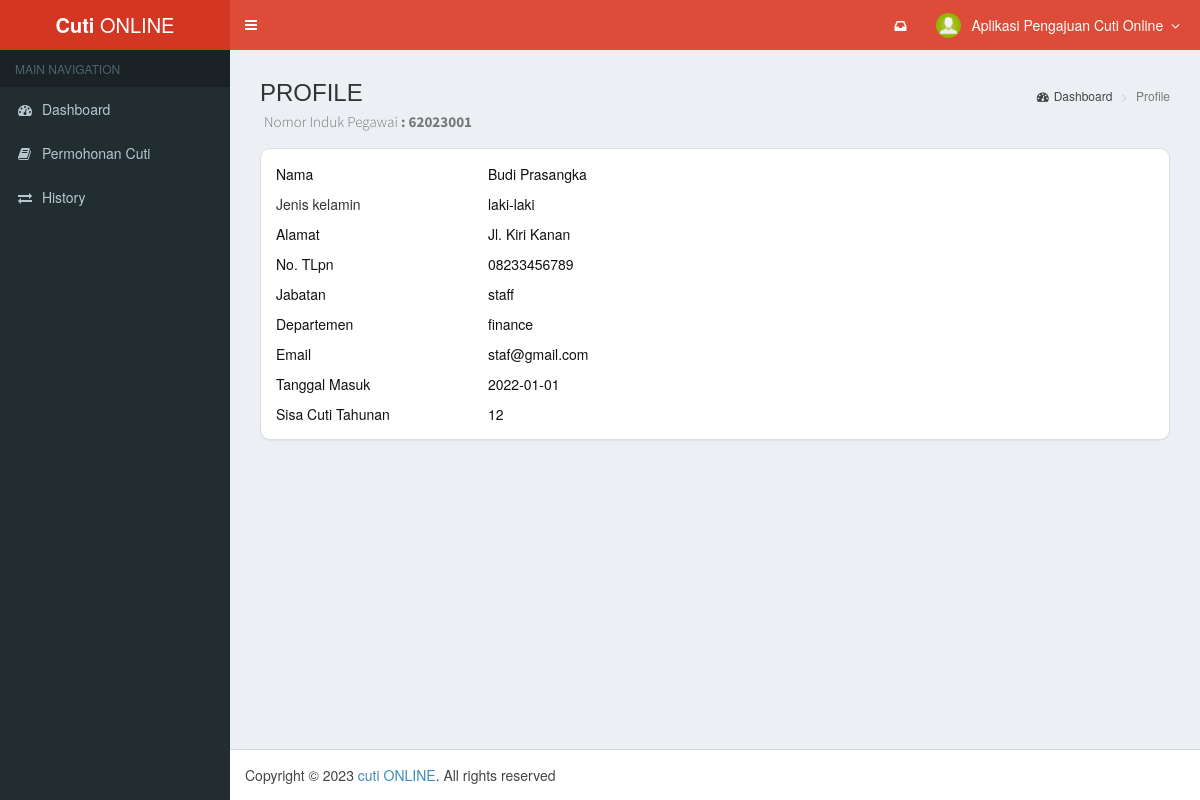
Before: /home-pegawai.php (signed in) with the older database file.
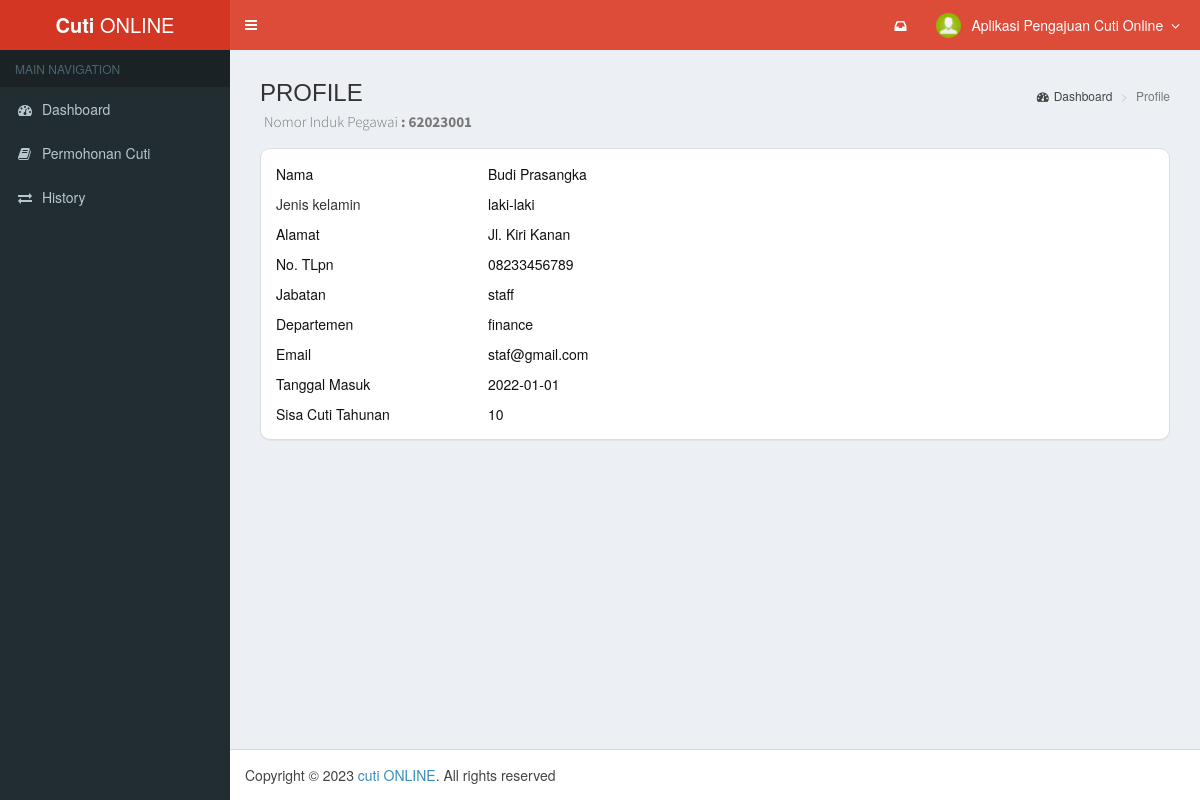
After: the same page with the newer database file.
### tables this page shows
CREATE TABLE `tb_users` (
  `nik` varchar(10) NOT NULL,
  `username` varchar(64) NOT NULL,
  `password` varchar(255) NOT NULL,
  `nama_peg` varchar(255) NOT NULL,
  `jk` varchar(255) NOT NULL,
  `jabatan` varchar(255) NOT NULL,
  `hak_akses` varchar(20) NOT NULL,
  `tmpt_lahir` varchar(255) NOT NULL,
  `tgl_lahir` date NOT NULL,
  `agama` varchar(255) NOT NULL,
  `status` varchar(255) NOT NULL,
  `telp` varchar(255) NOT NULL,
  `alamat` text NOT NULL,
  `hak_cuti_tahunan` int(11) NOT NULL,
  `cuti_hamil` int(11) NOT NULL,
  `email` varchar(255) NOT NULL,
  `departemen` varchar(255) NOT NULL,
  `tgl_masuk` date NOT NULL,
  `soft_delete` tinyint(1) NOT NULL DEFAULT 0,
  `id_atas` varchar(255) DEFAULT NULL,
  `approval` tinyint(1) DEFAULT 0
);

### dashboard-pegawai.php (the view, shortened to what this page needs)
<section class="content-header">
  <h1>PROFILE</h1>
  <h1><small>Nomor Induk Pegawai<b> :
        <?= $_SESSION['nik'] ?></b>
    </small></h1>
  <ol class="breadcrumb">
    <li><a href="home-admin.php"><i class="fa fa-dashboard"></i>Dashboard</a></li>
    <li class="active">Profile</li>
  </ol>
</section>
<?php
include './dist/koneksi.php';
$ambilData = mysqli_query($con, "SELECT * FROM tb_users WHERE nik='$_SESSION[nik]'");
$hasil = mysqli_fetch_array($ambilData);
?>
<section class="content">
  <div class="panel panel-default" style="background-color: white;border-radius:10px">
    <div class="panel-body">
      <div class="row">
        <div class="col-xs-3">
          <div class="text-black">Nama</a></div>
        </div>
        <div class="col-xs-">
          <div class="text-black"><?= $hasil['nama_peg']; ?></div>
        </div>
      </div>
      <div class="row" style="margin-top: 10px;">
        <div class="col-xs-3">
          Jenis kelamin </div>
        <div class="col-xs-">
          <div class="text-black"><?= $hasil['jk']; ?></div>
        </div>
      </div>
      <div class="row" style="margin-top: 10px;">
        <div class="col-xs-3">
          <div class="text-black">Alamat</a></div>
        </div>
        <div class="col-xs-">
          <div class="text-black"><?= $hasil['alamat']; ?></div>
        </div>
      </div>
      <div class="row" style="margin-top: 10px;">
        <div class="col-xs-3">
          <div class="text-black">No. TLpn</a></div>
        </div>
        <div class="col-xs-">
          <div class="text-black"><?= $hasil['telp']; ?></div>
        </div>
      </div>
      <div class="row" style="margin-top: 10px;">
        <div class="col-xs-3">
          <div class="text-black">Jabatan</a></div>
        </div>
        <div class="col-xs-">
          <div class="text-black"><?= $hasil['jabatan']; ?></div>
        </div>
      </div>
      <div class="row" style="margin-top: 10px;">
        <div class="col-xs-3">
          <div class="text-black">Departemen</a></div>
        </div>
        <div class="col-xs-">
          <div class="text-black"><?= $hasil['departemen']; ?></div>
        </div>
      </div>
      <div class="row" style="margin-top: 10px;">
        <div class="col-xs-3">
          <div class="text-black">Email</a></div>
        </div>
        <div class="col-xs-">
          <div class="text-black"><?= $hasil['email']; ?></div>
        </div>
      </div>
      <div class="row" style="margin-top: 10px;">
        <div class="col-xs-3">
          <div class="text-black">Tanggal Masuk</a></div>
        </div>
        <div class="col-xs-">
          <div class="text-black"><?= $hasil['tgl_masuk']; ?></div>
        </div>
      </div>
      <div class="row" style="margin-top: 10px;">
        <div class="col-xs-3">
          <div class="text-black">Sisa Cuti Tahunan</a></div>
        </div>
        <div class="col-xs-">
          <div class="text-black"><?= $hasil['hak_cuti_tahunan']; ?></div>
        </div>
      </div>
    </div>
  </div>
</section>

### home-pegawai.php (shortened to what this page needs)
<!DOCTYPE html>
<html>
<head>
  <link rel="stylesheet" href="bootstrap/css/bootstrap.min.css">
  <link rel="stylesheet" href="bootstrap/css/bootstrap.css">
  <link rel="stylesheet" href="dist/css/font-awesome.min.css">
  <link rel="stylesheet" href="dist/css/ionicons.min.css">
  <link rel="stylesheet" href="dist/css/AdminLTE.min.css">
  <link rel="stylesheet" href="dist/css/AdminLTE.css">
  <link rel="stylesheet" href="dist/css/skins/_all-skins.min.css">
  <link rel="stylesheet" href="plugins/iCheck/flat/blue.css">
  <link rel="stylesheet" href="plugins/iCheck/square/blue.css">
  <link rel="stylesheet" href="plugins/morris/morris.css">
  <link rel="stylesheet" href="plugins/jvectormap/jquery-jvectormap-1.2.2.css">
  <link rel="stylesheet" href="plugins/datepicker/bootstrap-datetimepicker.min.css">
  <link rel="stylesheet" href="plugins/bootstrap-wysihtml5/bootstrap3-wysihtml5.min.css">
  <link rel="stylesheet" href="plugins/datatables/dataTables.bootstrap.css">
</head>
<body class="hold-transition skin-red fixed sidebar-mini">
  <div class="wrapper">
    <header class="main-header">
      <a href="home-pegawai.php" class="logo"><span class="logo-mini">CUTI</span><span class="logo-lg"><b>Cuti</b> ONLINE</span></a>
      <nav class="navbar navbar-static-top" role="navigation">
        <a href="#" class="sidebar-toggle" data-toggle="offcanvas" role="button"><span class="sr-only">Toggle navigation</span></a>
        <div class="navbar-custom-menu">
          <ul class="nav navbar-nav">
            <li class="dropdown messages-menu">
              <a href="#" class="dropdown-toggle" data-toggle="dropdown"><i class="fa fa-inbox"></i><span class="label label-warning"></span></a>
            </li>
            <li class="dropdown user user-menu">
              <a href="#" class="dropdown-toggle" data-toggle="dropdown">
                <img src='dist/img/profile/no-image.jpg' class='user-image' alt='User Image'>
                <span class="hidden-xs">Aplikasi Pengajuan Cuti Online</span> &nbsp;<i class="fa fa-angle-down"></i>
              </a>
            </li>
          </ul>
        </div>
      </nav>
    </header>
    <aside class="main-sidebar">
      <section class="sidebar">
        <ul class="sidebar-menu">
          <li class="header">MAIN NAVIGATION</li>
          <li class="treeview"><a href="home-pegawai.php"><i class="fa fa-dashboard"></i> <span>Dashboard</span></i></a></li>
          <li class="treeview"><a href="home-pegawai.php?page=form-permohonan-cuti-tahunan"><i class="fa fa-book"></i> <span>Permohonan Cuti</span></i></a>
          <li class="treeview"><a href="home-pegawai.php?page=history-cuti-pegawai"><i class="fa fa-exchange"></i> <span>History</span></a></li>
          <?php
          include './dist/koneksi2.php';
          ?>
        </ul>
      </section>
    </aside>
    <div class="content-wrapper">
      <section class="content">
        <?php
        $page = (isset($_GET['page'])) ? $_GET['page'] : "main";
        switch ($page) {
          default:
            include 'dashboard-pegawai.php';
        }
        ?>
      </section>
    </div>
    <footer class="main-footer">
      Copyright &copy; 2023 <a href="#" target="_blank">cuti ONLINE</a>. All rights reserved
    </footer>
  </div>
</body>
</html>

Changed rows visible on the page:
changed tb_users "Budi Prasangka": hak_cuti_tahunan "12" → "10"
